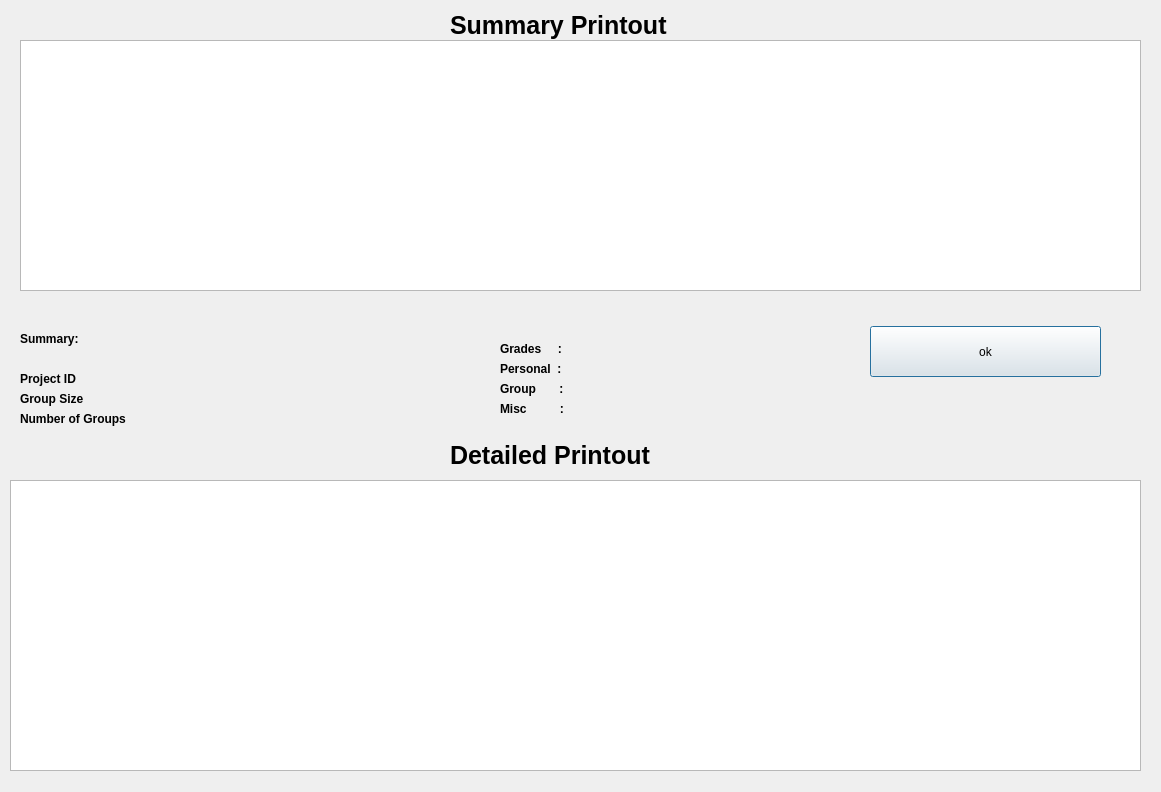
<?xml version="1.0" encoding="UTF-8"?>
<ui version="4.0">
 <class>ppidrunsuccess</class>
 <widget class="QDialog" name="ppidrunsuccess">
  <property name="geometry">
   <rect>
    <x>0</x>
    <y>0</y>
    <width>1161</width>
    <height>792</height>
   </rect>
  </property>
  <property name="windowTitle">
   <string>PPID Group Summary</string>
  </property>
  <widget class="QListWidget" name="listWidget">
   <property name="geometry">
    <rect>
     <x>20</x>
     <y>40</y>
     <width>1121</width>
     <height>251</height>
    </rect>
   </property>
  </widget>
  <widget class="QPushButton" name="pushButton">
   <property name="geometry">
    <rect>
     <x>870</x>
     <y>326</y>
     <width>231</width>
     <height>51</height>
    </rect>
   </property>
   <property name="text">
    <string>ok</string>
   </property>
  </widget>
  <widget class="QLabel" name="label">
   <property name="geometry">
    <rect>
     <x>20</x>
     <y>330</y>
     <width>67</width>
     <height>17</height>
    </rect>
   </property>
   <property name="font">
    <font>
     <weight>75</weight>
     <bold>true</bold>
    </font>
   </property>
   <property name="text">
    <string>Summary:</string>
   </property>
  </widget>
  <widget class="QLabel" name="label_2">
   <property name="geometry">
    <rect>
     <x>20</x>
     <y>370</y>
     <width>181</width>
     <height>17</height>
    </rect>
   </property>
   <property name="font">
    <font>
     <weight>75</weight>
     <bold>true</bold>
    </font>
   </property>
   <property name="text">
    <string>Project ID                           </string>
   </property>
  </widget>
  <widget class="QLabel" name="label_3">
   <property name="geometry">
    <rect>
     <x>20</x>
     <y>390</y>
     <width>171</width>
     <height>17</height>
    </rect>
   </property>
   <property name="font">
    <font>
     <weight>75</weight>
     <bold>true</bold>
    </font>
   </property>
   <property name="text">
    <string>Group Size</string>
   </property>
  </widget>
  <widget class="QLabel" name="label_4">
   <property name="geometry">
    <rect>
     <x>20</x>
     <y>410</y>
     <width>171</width>
     <height>17</height>
    </rect>
   </property>
   <property name="font">
    <font>
     <weight>75</weight>
     <bold>true</bold>
    </font>
   </property>
   <property name="text">
    <string>Number of Groups          </string>
   </property>
  </widget>
  <widget class="QLabel" name="projectname">
   <property name="geometry">
    <rect>
     <x>200</x>
     <y>370</y>
     <width>141</width>
     <height>17</height>
    </rect>
   </property>
   <property name="text">
    <string/>
   </property>
  </widget>
  <widget class="QLabel" name="numberofstudents">
   <property name="geometry">
    <rect>
     <x>200</x>
     <y>390</y>
     <width>141</width>
     <height>17</height>
    </rect>
   </property>
   <property name="text">
    <string/>
   </property>
  </widget>
  <widget class="QLabel" name="numberofgroups">
   <property name="geometry">
    <rect>
     <x>200</x>
     <y>410</y>
     <width>141</width>
     <height>17</height>
    </rect>
   </property>
   <property name="text">
    <string/>
   </property>
  </widget>
  <widget class="QLabel" name="label_5">
   <property name="geometry">
    <rect>
     <x>0</x>
     <y>-150</y>
     <width>1161</width>
     <height>941</height>
    </rect>
   </property>
   <property name="text">
    <string/>
   </property>
  </widget>
  <widget class="QListWidget" name="listWidget_2">
   <property name="geometry">
    <rect>
     <x>10</x>
     <y>480</y>
     <width>1131</width>
     <height>291</height>
    </rect>
   </property>
  </widget>
  <widget class="QLabel" name="label_6">
   <property name="geometry">
    <rect>
     <x>450</x>
     <y>440</y>
     <width>231</width>
     <height>31</height>
    </rect>
   </property>
   <property name="font">
    <font>
     <pointsize>19</pointsize>
     <weight>75</weight>
     <bold>true</bold>
    </font>
   </property>
   <property name="text">
    <string>Detailed Printout</string>
   </property>
  </widget>
  <widget class="QLabel" name="label_7">
   <property name="geometry">
    <rect>
     <x>450</x>
     <y>10</y>
     <width>231</width>
     <height>31</height>
    </rect>
   </property>
   <property name="font">
    <font>
     <pointsize>19</pointsize>
     <weight>75</weight>
     <bold>true</bold>
    </font>
   </property>
   <property name="text">
    <string>Summary Printout</string>
   </property>
  </widget>
  <widget class="QLabel" name="label_8">
   <property name="geometry">
    <rect>
     <x>500</x>
     <y>340</y>
     <width>81</width>
     <height>17</height>
    </rect>
   </property>
   <property name="font">
    <font>
     <weight>75</weight>
     <bold>true</bold>
    </font>
   </property>
   <property name="text">
    <string>Grades     :</string>
   </property>
  </widget>
  <widget class="QLabel" name="label_9">
   <property name="geometry">
    <rect>
     <x>500</x>
     <y>360</y>
     <width>81</width>
     <height>17</height>
    </rect>
   </property>
   <property name="font">
    <font>
     <weight>75</weight>
     <bold>true</bold>
    </font>
   </property>
   <property name="text">
    <string>Personal  :</string>
   </property>
  </widget>
  <widget class="QLabel" name="label_10">
   <property name="geometry">
    <rect>
     <x>500</x>
     <y>380</y>
     <width>81</width>
     <height>17</height>
    </rect>
   </property>
   <property name="font">
    <font>
     <weight>75</weight>
     <bold>true</bold>
    </font>
   </property>
   <property name="text">
    <string>Group       :</string>
   </property>
  </widget>
  <widget class="QLabel" name="label_11">
   <property name="geometry">
    <rect>
     <x>500</x>
     <y>400</y>
     <width>81</width>
     <height>17</height>
    </rect>
   </property>
   <property name="font">
    <font>
     <weight>75</weight>
     <bold>true</bold>
    </font>
   </property>
   <property name="text">
    <string>Misc          :</string>
   </property>
  </widget>
  <widget class="QLabel" name="label_12">
   <property name="geometry">
    <rect>
     <x>590</x>
     <y>340</y>
     <width>67</width>
     <height>17</height>
    </rect>
   </property>
   <property name="text">
    <string/>
   </property>
  </widget>
  <widget class="QLabel" name="label_13">
   <property name="geometry">
    <rect>
     <x>590</x>
     <y>360</y>
     <width>67</width>
     <height>17</height>
    </rect>
   </property>
   <property name="text">
    <string/>
   </property>
  </widget>
  <widget class="QLabel" name="label_14">
   <property name="geometry">
    <rect>
     <x>590</x>
     <y>380</y>
     <width>67</width>
     <height>17</height>
    </rect>
   </property>
   <property name="text">
    <string/>
   </property>
  </widget>
  <widget class="QLabel" name="label_15">
   <property name="geometry">
    <rect>
     <x>590</x>
     <y>400</y>
     <width>67</width>
     <height>17</height>
    </rect>
   </property>
   <property name="text">
    <string/>
   </property>
  </widget>
  <zorder>label_5</zorder>
  <zorder>listWidget</zorder>
  <zorder>pushButton</zorder>
  <zorder>label</zorder>
  <zorder>label_2</zorder>
  <zorder>label_3</zorder>
  <zorder>label_4</zorder>
  <zorder>projectname</zorder>
  <zorder>numberofstudents</zorder>
  <zorder>numberofgroups</zorder>
  <zorder>listWidget_2</zorder>
  <zorder>label_6</zorder>
  <zorder>label_7</zorder>
  <zorder>label_8</zorder>
  <zorder>label_9</zorder>
  <zorder>label_10</zorder>
  <zorder>label_11</zorder>
  <zorder>label_12</zorder>
  <zorder>label_13</zorder>
  <zorder>label_14</zorder>
  <zorder>label_15</zorder>
 </widget>
 <resources/>
 <connections/>
</ui>
